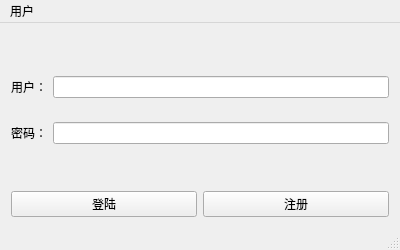
<?xml version="1.0" encoding="UTF-8"?>
<ui version="4.0">
 <class>MainWindow</class>
 <widget class="QMainWindow" name="MainWindow">
  <property name="geometry">
   <rect>
    <x>0</x>
    <y>0</y>
    <width>400</width>
    <height>250</height>
   </rect>
  </property>
  <property name="sizePolicy">
   <sizepolicy hsizetype="Fixed" vsizetype="Fixed">
    <horstretch>0</horstretch>
    <verstretch>0</verstretch>
   </sizepolicy>
  </property>
  <property name="minimumSize">
   <size>
    <width>180</width>
    <height>180</height>
   </size>
  </property>
  <property name="windowTitle">
   <string>图书管理员系统</string>
  </property>
  <widget class="QWidget" name="centralWidget">
   <layout class="QVBoxLayout" name="verticalLayout_2">
    <item>
     <layout class="QVBoxLayout" name="verticalLayout">
      <property name="sizeConstraint">
       <enum>QLayout::SetDefaultConstraint</enum>
      </property>
      <item>
       <layout class="QFormLayout" name="formLayout">
        <property name="sizeConstraint">
         <enum>QLayout::SetFixedSize</enum>
        </property>
        <property name="fieldGrowthPolicy">
         <enum>QFormLayout::AllNonFixedFieldsGrow</enum>
        </property>
        <property name="formAlignment">
         <set>Qt::AlignLeading|Qt::AlignLeft|Qt::AlignVCenter</set>
        </property>
        <property name="verticalSpacing">
         <number>24</number>
        </property>
        <item row="0" column="0">
         <widget class="QLabel" name="label_4">
          <property name="text">
           <string>用户：</string>
          </property>
          <property name="margin">
           <number>3</number>
          </property>
         </widget>
        </item>
        <item row="0" column="1">
         <widget class="QLineEdit" name="txt_user">
          <property name="text">
           <string/>
          </property>
         </widget>
        </item>
        <item row="1" column="0">
         <widget class="QLabel" name="label_5">
          <property name="text">
           <string>密码：</string>
          </property>
          <property name="margin">
           <number>3</number>
          </property>
          <property name="indent">
           <number>-1</number>
          </property>
         </widget>
        </item>
        <item row="1" column="1">
         <widget class="QLineEdit" name="txt_pwd">
          <property name="echoMode">
           <enum>QLineEdit::Password</enum>
          </property>
         </widget>
        </item>
       </layout>
      </item>
      <item>
       <layout class="QHBoxLayout" name="horizontalLayout">
        <item>
         <widget class="QPushButton" name="btn_login">
          <property name="minimumSize">
           <size>
            <width>0</width>
            <height>20</height>
           </size>
          </property>
          <property name="text">
           <string>登陆</string>
          </property>
         </widget>
        </item>
        <item>
         <widget class="QPushButton" name="btn_register">
          <property name="minimumSize">
           <size>
            <width>0</width>
            <height>20</height>
           </size>
          </property>
          <property name="text">
           <string>注册</string>
          </property>
         </widget>
        </item>
       </layout>
      </item>
     </layout>
    </item>
   </layout>
  </widget>
  <widget class="QMenuBar" name="menuBar">
   <property name="geometry">
    <rect>
     <x>0</x>
     <y>0</y>
     <width>400</width>
     <height>30</height>
    </rect>
   </property>
   <widget class="QMenu" name="menufsdfs">
    <property name="title">
     <string>用户</string>
    </property>
    <addaction name="actionlogin"/>
    <addaction name="actionregister"/>
    <addaction name="separator"/>
    <addaction name="actionlogout"/>
    <addaction name="separator"/>
    <addaction name="actionexit"/>
   </widget>
   <addaction name="menufsdfs"/>
  </widget>
  <widget class="QStatusBar" name="statusBar"/>
  <action name="actionlogin">
   <property name="text">
    <string>登陆</string>
   </property>
  </action>
  <action name="actionregister">
   <property name="text">
    <string>注册</string>
   </property>
  </action>
  <action name="actionlogout">
   <property name="text">
    <string>登出</string>
   </property>
  </action>
  <action name="actionexit">
   <property name="text">
    <string>退出</string>
   </property>
  </action>
 </widget>
 <layoutdefault spacing="6" margin="11"/>
 <resources/>
 <connections/>
</ui>
